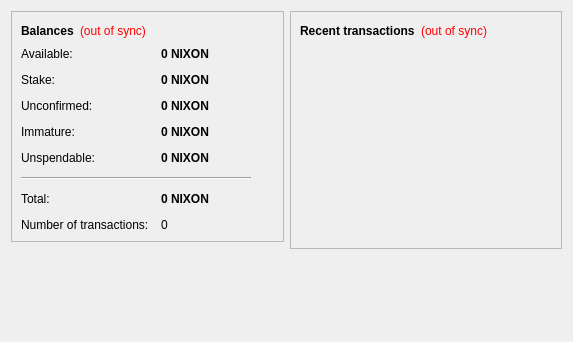
<?xml version="1.0" encoding="UTF-8"?>
<ui version="4.0">
 <class>OverviewPage</class>
 <widget class="QWidget" name="OverviewPage">
  <property name="geometry">
   <rect>
    <x>0</x>
    <y>0</y>
    <width>573</width>
    <height>342</height>
   </rect>
  </property>
  <property name="windowTitle">
   <string>Form</string>
  </property>
  <layout class="QHBoxLayout" name="horizontalLayout" stretch="1,1">
   <item>
    <layout class="QVBoxLayout" name="verticalLayout_2">
     <item>
      <widget class="QFrame" name="frame">
       <property name="frameShape">
        <enum>QFrame::StyledPanel</enum>
       </property>
       <property name="frameShadow">
        <enum>QFrame::Raised</enum>
       </property>
       <layout class="QVBoxLayout" name="verticalLayout_4">
        <item>
         <layout class="QHBoxLayout" name="horizontalLayout_4">
          <item>
           <widget class="QLabel" name="label_5">
            <property name="font">
             <font>
              <weight>75</weight>
              <bold>true</bold>
             </font>
            </property>
            <property name="text">
             <string>Balances</string>
            </property>
           </widget>
          </item>
          <item>
           <widget class="QLabel" name="labelWalletStatus">
            <property name="toolTip">
             <string>The displayed information may be out of date. Your wallet automatically synchronizes with the NixonCoin network after a connection is established, but this process has not completed yet.</string>
            </property>
            <property name="styleSheet">
             <string notr="true">QLabel { color: red; }</string>
            </property>
            <property name="text">
             <string notr="true">(out of sync)</string>
            </property>
            <property name="alignment">
             <set>Qt::AlignLeading|Qt::AlignLeft|Qt::AlignVCenter</set>
            </property>
           </widget>
          </item>
          <item>
           <spacer name="horizontalSpacer_2">
            <property name="orientation">
             <enum>Qt::Horizontal</enum>
            </property>
            <property name="sizeHint" stdset="0">
             <size>
              <width>40</width>
              <height>20</height>
             </size>
            </property>
           </spacer>
          </item>
         </layout>
        </item>
        <item>
         <layout class="QFormLayout" name="formLayout_2">
          <property name="fieldGrowthPolicy">
           <enum>QFormLayout::AllNonFixedFieldsGrow</enum>
          </property>
          <property name="horizontalSpacing">
           <number>12</number>
          </property>
          <property name="verticalSpacing">
           <number>12</number>
          </property>
          <item row="0" column="0">
           <widget class="QLabel" name="labelAvailableText">
            <property name="toolTip">
             <string>Your current available balance</string>
            </property>
            <property name="text">
             <string>Available:</string>
            </property>
           </widget>
          </item>
          <item row="0" column="1">
           <widget class="QLabel" name="labelAvailable">
            <property name="font">
             <font>
              <weight>75</weight>
              <bold>true</bold>
             </font>
            </property>
            <property name="cursor">
             <cursorShape>IBeamCursor</cursorShape>
            </property>
            <property name="toolTip">
             <string>Your current available balance</string>
            </property>
            <property name="text">
             <string notr="true">0 NIXON</string>
            </property>
            <property name="alignment">
             <set>Qt::AlignLeading|Qt::AlignLeft|Qt::AlignVCenter</set>
            </property>
            <property name="textInteractionFlags">
             <set>Qt::LinksAccessibleByMouse|Qt::TextSelectableByKeyboard|Qt::TextSelectableByMouse</set>
            </property>
           </widget>
          </item>
          <item row="1" column="0">
           <widget class="QLabel" name="label_6">
            <property name="toolTip">
             <string>Total of coins that was staked, and do not yet count toward the current balance</string>
            </property>
            <property name="text">
             <string>Stake:</string>
            </property>
           </widget>
          </item>
          <item row="1" column="1">
           <widget class="QLabel" name="labelStake">
            <property name="font">
             <font>
              <weight>75</weight>
              <bold>true</bold>
             </font>
            </property>
            <property name="cursor">
             <cursorShape>IBeamCursor</cursorShape>
            </property>
            <property name="toolTip">
             <string>Total of coins that was staked, and do not yet count toward the current balance</string>
            </property>
            <property name="text">
             <string notr="true">0 NIXON</string>
            </property>
            <property name="alignment">
             <set>Qt::AlignLeading|Qt::AlignLeft|Qt::AlignVCenter</set>
            </property>
            <property name="textInteractionFlags">
             <set>Qt::LinksAccessibleByMouse|Qt::TextSelectableByKeyboard|Qt::TextSelectableByMouse</set>
            </property>
           </widget>
          </item>
          <item row="2" column="0">
           <widget class="QLabel" name="label_3">
            <property name="toolTip">
             <string>Total of transactions that have yet to be confirmed, and do not yet count toward the current balance</string>
            </property>
            <property name="text">
             <string>Unconfirmed:</string>
            </property>
           </widget>
          </item>
          <item row="2" column="1">
           <widget class="QLabel" name="labelUnconfirmed">
            <property name="font">
             <font>
              <weight>75</weight>
              <bold>true</bold>
             </font>
            </property>
            <property name="cursor">
             <cursorShape>IBeamCursor</cursorShape>
            </property>
            <property name="toolTip">
             <string>Total of transactions that have yet to be confirmed, and do not yet count toward the current balance</string>
            </property>
            <property name="text">
             <string notr="true">0 NIXON</string>
            </property>
            <property name="alignment">
             <set>Qt::AlignLeading|Qt::AlignLeft|Qt::AlignVCenter</set>
            </property>
            <property name="textInteractionFlags">
             <set>Qt::LinksAccessibleByMouse|Qt::TextSelectableByKeyboard|Qt::TextSelectableByMouse</set>
            </property>
           </widget>
          </item>
          <item row="3" column="0">
           <widget class="QLabel" name="labelImmatureText">
            <property name="toolTip">
             <string>Mined balance that has not yet matured</string>
            </property>
            <property name="text">
             <string>Immature:</string>
            </property>
           </widget>
          </item>
          <item row="3" column="1">
           <widget class="QLabel" name="labelImmature">
            <property name="font">
             <font>
              <weight>75</weight>
              <bold>true</bold>
             </font>
            </property>
            <property name="toolTip">
             <string>Mined balance that has not yet matured</string>
            </property>
            <property name="text">
             <string notr="true">0 NIXON</string>
            </property>
            <property name="alignment">
             <set>Qt::AlignLeading|Qt::AlignLeft|Qt::AlignVCenter</set>
            </property>
            <property name="textInteractionFlags">
             <set>Qt::LinksAccessibleByMouse|Qt::TextSelectableByKeyboard|Qt::TextSelectableByMouse</set>
            </property>
           </widget>
          </item>
          <item row="4" column="0">
           <widget class="QLabel" name="labelBalanceWatchOnlyText">
            <property name="toolTip">
             <string>Your unspendable balance</string>
            </property>
            <property name="text">
             <string>Unspendable:</string>
            </property>
           </widget>
          </item>
          <item row="4" column="1">
           <widget class="QLabel" name="labelBalanceWatchOnly">
            <property name="font">
             <font>
              <weight>75</weight>
              <bold>true</bold>
             </font>
            </property>
            <property name="cursor">
             <cursorShape>IBeamCursor</cursorShape>
            </property>
            <property name="toolTip">
             <string>Your unspendable balance</string>
            </property>
            <property name="text">
             <string notr="true">0 NIXON</string>
            </property>
            <property name="alignment">
             <set>Qt::AlignLeading|Qt::AlignLeft|Qt::AlignVCenter</set>
            </property>
            <property name="textInteractionFlags">
             <set>Qt::LinksAccessibleByMouse|Qt::TextSelectableByKeyboard|Qt::TextSelectableByMouse</set>
            </property>
           </widget>
          </item>
          <item row="5" column="0" colspan="2">
           <widget class="Line" name="line">
            <property name="maximumSize">
             <size>
              <width>230</width>
              <height>16777215</height>
             </size>
            </property>
            <property name="orientation">
             <enum>Qt::Horizontal</enum>
            </property>
           </widget>
          </item>
          <item row="6" column="0">
           <widget class="QLabel" name="labelTotalText">
            <property name="toolTip">
             <string>Your current total balance</string>
            </property>
            <property name="text">
             <string>Total:</string>
            </property>
           </widget>
          </item>
          <item row="6" column="1">
           <widget class="QLabel" name="labelTotal">
            <property name="font">
             <font>
              <weight>75</weight>
              <bold>true</bold>
             </font>
            </property>
            <property name="toolTip">
             <string>Your current total balance</string>
            </property>
            <property name="text">
             <string notr="true">0 NIXON</string>
            </property>
            <property name="alignment">
             <set>Qt::AlignLeading|Qt::AlignLeft|Qt::AlignVCenter</set>
            </property>
            <property name="textInteractionFlags">
             <set>Qt::LinksAccessibleByMouse|Qt::TextSelectableByKeyboard|Qt::TextSelectableByMouse</set>
            </property>
           </widget>
          </item>
          <item row="7" column="0">
           <widget class="QLabel" name="label_2">
            <property name="toolTip">
             <string>Total number of transactions in wallet</string>
            </property>
            <property name="text">
             <string>Number of transactions:</string>
            </property>
           </widget>
          </item>
          <item row="7" column="1">
           <widget class="QLabel" name="labelNumTransactions">
            <property name="toolTip">
             <string>Total number of transactions in wallet</string>
            </property>
            <property name="text">
             <string notr="true">0</string>
            </property>
           </widget>
          </item>
         </layout>
        </item>
       </layout>
      </widget>
     </item>
     <item>
      <spacer name="verticalSpacer">
       <property name="orientation">
        <enum>Qt::Vertical</enum>
       </property>
       <property name="sizeHint" stdset="0">
        <size>
         <width>20</width>
         <height>40</height>
        </size>
       </property>
      </spacer>
     </item>
    </layout>
   </item>
   <item>
    <layout class="QVBoxLayout" name="verticalLayout_3">
     <item>
      <widget class="QFrame" name="frame_2">
       <property name="frameShape">
        <enum>QFrame::StyledPanel</enum>
       </property>
       <property name="frameShadow">
        <enum>QFrame::Raised</enum>
       </property>
       <layout class="QVBoxLayout" name="verticalLayout">
        <item>
         <layout class="QHBoxLayout" name="horizontalLayout_2">
          <item>
           <widget class="QLabel" name="label_4">
            <property name="text">
             <string>&lt;b&gt;Recent transactions&lt;/b&gt;</string>
            </property>
           </widget>
          </item>
          <item>
           <widget class="QLabel" name="labelTransactionsStatus">
            <property name="toolTip">
             <string>The displayed information may be out of date. Your wallet automatically synchronizes with the NixonCoin network after a connection is established, but this process has not completed yet.</string>
            </property>
            <property name="styleSheet">
             <string notr="true">QLabel { color: red; }</string>
            </property>
            <property name="text">
             <string notr="true">(out of sync)</string>
            </property>
            <property name="alignment">
             <set>Qt::AlignRight|Qt::AlignTrailing|Qt::AlignVCenter</set>
            </property>
           </widget>
          </item>
          <item>
           <spacer name="horizontalSpacer">
            <property name="orientation">
             <enum>Qt::Horizontal</enum>
            </property>
            <property name="sizeHint" stdset="0">
             <size>
              <width>40</width>
              <height>20</height>
             </size>
            </property>
           </spacer>
          </item>
         </layout>
        </item>
        <item>
         <widget class="QListView" name="listTransactions">
          <property name="styleSheet">
           <string notr="true">QListView { background: transparent; }</string>
          </property>
          <property name="frameShape">
           <enum>QFrame::NoFrame</enum>
          </property>
          <property name="verticalScrollBarPolicy">
           <enum>Qt::ScrollBarAlwaysOff</enum>
          </property>
          <property name="horizontalScrollBarPolicy">
           <enum>Qt::ScrollBarAlwaysOff</enum>
          </property>
          <property name="selectionMode">
           <enum>QAbstractItemView::NoSelection</enum>
          </property>
         </widget>
        </item>
       </layout>
      </widget>
     </item>
     <item>
      <spacer name="verticalSpacer_2">
       <property name="orientation">
        <enum>Qt::Vertical</enum>
       </property>
       <property name="sizeHint" stdset="0">
        <size>
         <width>20</width>
         <height>40</height>
        </size>
       </property>
      </spacer>
     </item>
    </layout>
   </item>
  </layout>
 </widget>
 <resources/>
 <connections/>
</ui>
